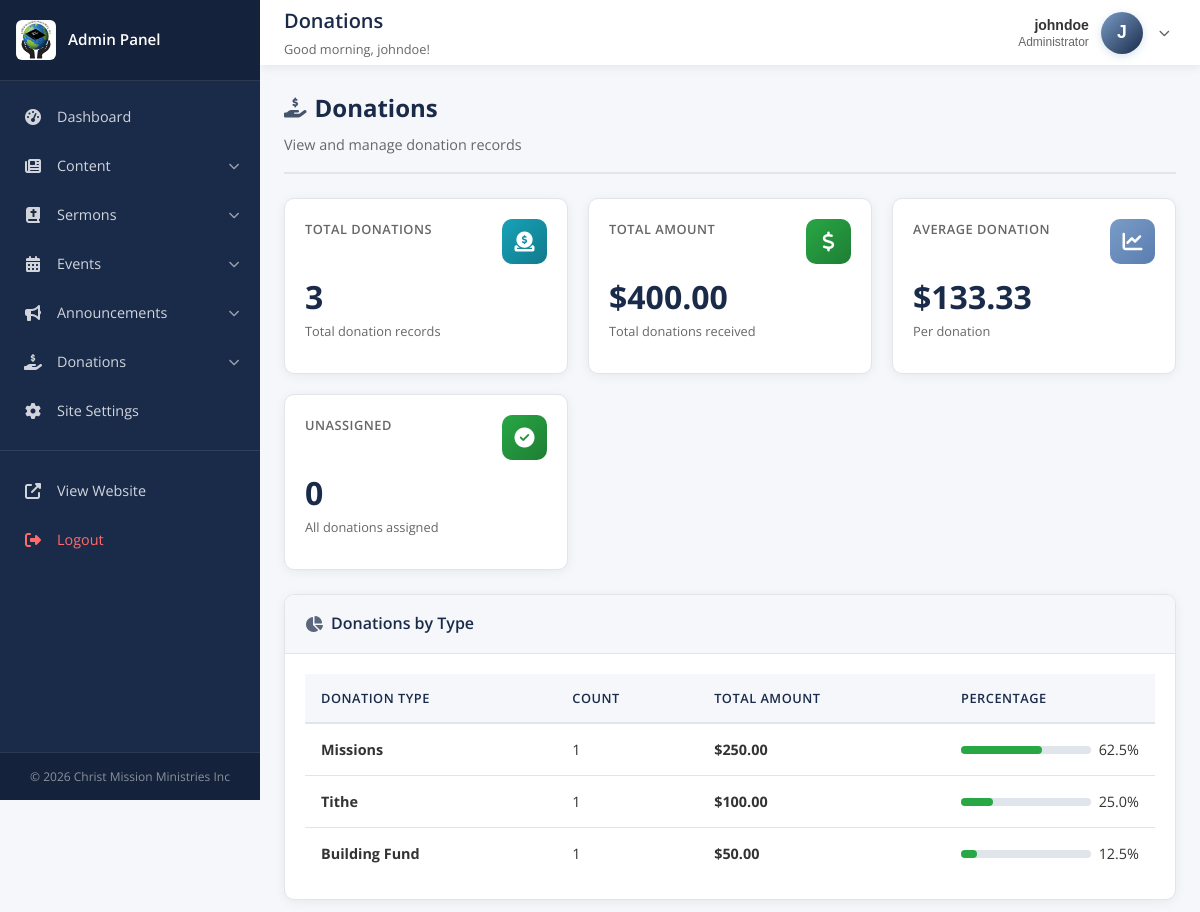
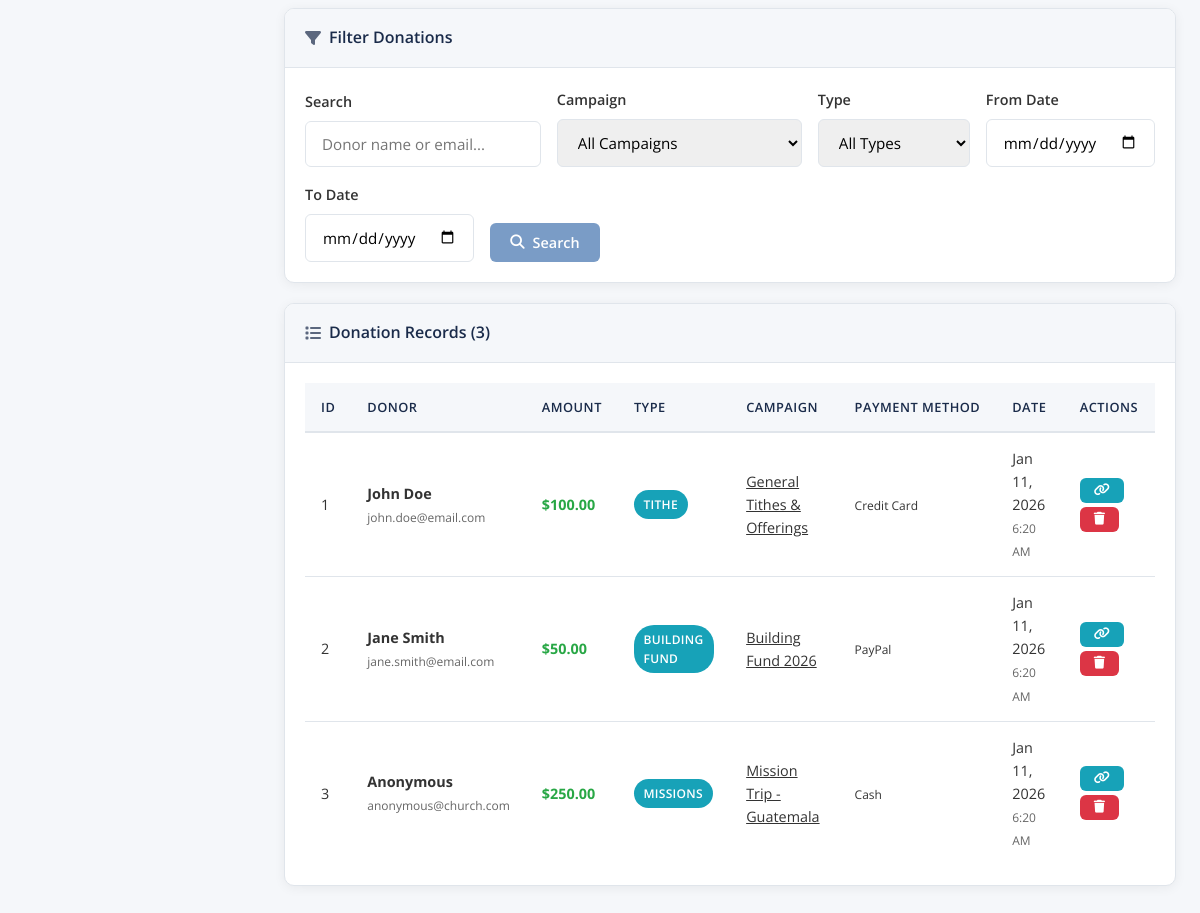
Screenshot of /admin/donations.php (signed in) with the database file from the repository (2 pictures, top to bottom).
### tables this page shows
CREATE TABLE `donations` (
  `id` int(11) NOT NULL,
  `campaign_id` int(11) DEFAULT NULL,
  `donor_name` varchar(100) NOT NULL,
  `donor_email` varchar(100) NOT NULL,
  `amount` decimal(10,2) NOT NULL,
  `donation_type` varchar(50) DEFAULT 'General',
  `payment_method` varchar(50) DEFAULT NULL,
  `transaction_id` varchar(100) DEFAULT NULL,
  `message` text DEFAULT NULL,
  `donation_date` timestamp NOT NULL DEFAULT current_timestamp(),
  `is_anonymous` tinyint(1) DEFAULT 0,
  `is_recurring` tinyint(1) DEFAULT 0,
  `recurring_frequency` varchar(50) DEFAULT NULL,
  `status` varchar(50) DEFAULT 'completed'
);

CREATE TABLE `donation_campaigns` (
  `id` int(11) NOT NULL,
  `title` varchar(255) NOT NULL,
  `slug` varchar(255) NOT NULL,
  `description` text DEFAULT NULL,
  `short_description` varchar(500) DEFAULT NULL,
  `featured_image` varchar(255) DEFAULT NULL,
  `goal_amount` decimal(10,2) DEFAULT 0.00,
  `current_amount` decimal(10,2) DEFAULT 0.00,
  `donation_type` varchar(100) DEFAULT 'General',
  `start_date` date DEFAULT NULL,
  `end_date` date DEFAULT NULL,
  `is_active` tinyint(1) DEFAULT 1,
  `is_featured` tinyint(1) DEFAULT 0,
  `show_progress_bar` tinyint(1) DEFAULT 1,
  `show_donor_count` tinyint(1) DEFAULT 1,
  `donor_count` int(11) DEFAULT 0,
  `minimum_amount` decimal(10,2) DEFAULT 1.00,
  `suggested_amounts` varchar(255) DEFAULT '25,50,100,250,500',
  `payment_methods` varchar(255) DEFAULT 'pending',
  `allow_anonymous` tinyint(1) DEFAULT 1,
  `allow_recurring` tinyint(1) DEFAULT 0,
  `created_by` int(11) DEFAULT NULL,
  `created_at` timestamp NOT NULL DEFAULT current_timestamp(),
  `updated_at` timestamp NULL DEFAULT NULL ON UPDATE current_timestamp()
);

### admin/donations.php (the view, shortened to what this page needs)
<?php
include 'includes/admin-header.php';
$filter_date_from = isset($_GET['date_from']) ? sanitize_input($_GET['date_from']) : '';
$filter_date_to = isset($_GET['date_to']) ? sanitize_input($_GET['date_to']) : '';
$filter_search = isset($_GET['search']) ? sanitize_input($_GET['search']) : '';
$where_clauses = [];
$params = [];
$where_sql = !empty($where_clauses) ? 'WHERE ' . implode(' AND ', $where_clauses) : '';
$stmt = $pdo->query("
    SELECT
        COUNT(*) AS total_donations,
        COALESCE(SUM(amount), 0) AS total_amount
    FROM donations
");
$stats = $stmt->fetch(PDO::FETCH_ASSOC);
$total_donations = (int) ($stats['total_donations'] ?? 0);
$total_amount = (float) ($stats['total_amount'] ?? 0);
$average_donation = $total_donations > 0 ? $total_amount / $total_donations : 0;
$stmt = $pdo->query("SELECT COUNT(*) FROM donations WHERE campaign_id IS NULL");
$unassigned_count = $stmt->fetchColumn();
$stmt = $pdo->query("
    SELECT
        donation_type,
        COUNT(*) AS count,
        COALESCE(SUM(amount), 0) AS total
    FROM donations
    GROUP BY donation_type
    ORDER BY total DESC
");
$donations_by_type = $stmt->fetchAll(PDO::FETCH_ASSOC);
$sql = "
    SELECT d.*, dc.title as campaign_title, dc.slug as campaign_slug
    FROM donations d
    LEFT JOIN donation_campaigns dc ON d.campaign_id = dc.id
    $where_sql
    ORDER BY d.donation_date DESC
";
$stmt = $pdo->prepare($sql);
$stmt->execute($params);
$donations = $stmt->fetchAll(PDO::FETCH_ASSOC);
?>
<div class="page-header">
    <h2><i class="fas fa-hand-holding-usd"></i> Donations</h2>
    <p>View and manage donation records</p>
</div>
<div class="dashboard-cards">
    <div class="stat-card">
        <div class="stat-card-header">
            <h3>Total Donations</h3>
            <div class="stat-icon teal">
                <i class="fas fa-donate"></i>
            </div>
        </div>
        <div class="stat-number"><?php echo number_format($total_donations); ?></div>
        <div class="stat-label">Total donation records</div>
    </div>
    <div class="stat-card">
        <div class="stat-card-header">
            <h3>Total Amount</h3>
            <div class="stat-icon green">
                <i class="fas fa-dollar-sign"></i>
            </div>
        </div>
        <div class="stat-number">$<?php echo number_format($total_amount, 2); ?></div>
        <div class="stat-label">Total donations received</div>
    </div>
    <div class="stat-card">
        <div class="stat-card-header">
            <h3>Average Donation</h3>
            <div class="stat-icon blue">
                <i class="fas fa-chart-line"></i>
            </div>
        </div>
        <div class="stat-number">$<?php echo number_format($average_donation, 2); ?></div>
        <div class="stat-label">Per donation</div>
    </div>
    <div class="stat-card">
        <div class="stat-card-header">
            <h3>Unassigned</h3>
            <div class="stat-icon <?php echo $unassigned_count > 0 ? 'orange' : 'green'; ?>">
                <i class="fas fa-<?php echo $unassigned_count > 0 ? 'exclamation-triangle' : 'check-circle'; ?>"></i>
            </div>
        </div>
        <div class="stat-number"><?php echo number_format($unassigned_count); ?></div>
        <div class="stat-label">
            <?php if ($unassigned_count > 0): ?>
            <a href="?campaign=unassigned" style="color: var(--primary-light);">View unassigned →</a>
            <?php else: ?>
            All donations assigned
            <?php endif; ?>
        </div>
    </div>
</div>
<?php if (!empty($donations_by_type)): ?>
<div class="card">
    <div class="card-header">
        <h3><i class="fas fa-chart-pie"></i> Donations by Type</h3>
    </div>
    <div class="card-body">
        <div class="table-responsive">
            <table class="admin-table">
                <thead>
                    <tr>
                        <th>Donation Type</th>
                        <th>Count</th>
                        <th>Total Amount</th>
                        <th>Percentage</th>
                    </tr>
                </thead>
                <tbody>
                    <?php foreach ($donations_by_type as $type): ?>
                    <?php
                        $percentage = $total_amount > 0 ? ($type['total'] / $total_amount) * 100 : 0;
                    ?>
                    <tr>
                        <td><strong><?php echo htmlspecialchars($type['donation_type']); ?></strong></td>
                        <td><?php echo number_format($type['count']); ?></td>
                        <td><strong>$<?php echo number_format($type['total'], 2); ?></strong></td>
                        <td>
                            <div style="display: flex; align-items: center; gap: 0.5rem;">
                                <div style="flex: 1; background: #e0e5eb; height: 8px; border-radius: 4px; max-width: 200px;">
                                    <div style="width: <?php echo $percentage; ?>%; background: #28a745; height: 100%; border-radius: 4px;"></div>
                                </div>
                                <span><?php echo number_format($percentage, 1); ?>%</span>
                            </div>
                        </td>
                    </tr>
                    <?php endforeach; ?>
                </tbody>
            </table>
        </div>
    </div>
</div>
<?php endif; ?>
<div class="card">
    <div class="card-header">
        <h3><i class="fas fa-filter"></i> Filter Donations</h3>
    </div>
    <div class="card-body">
        <form method="GET" style="display: flex; flex-wrap: wrap; gap: 1rem; align-items: flex-end;">
            <div class="form-group" style="margin-bottom: 0; flex: 1; min-width: 200px;">
                <label for="search">Search</label>
                <input type="text"
                       id="search"
                       name="search"
                       class="form-control"
                       placeholder="Donor name or email..."
                       value="<?php echo htmlspecialchars($filter_search); ?>">
            </div>
            <div class="form-group" style="margin-bottom: 0; min-width: 180px;">
                <label for="campaign">Campaign</label>
                <select id="campaign" name="campaign" class="form-control">
                    <option value="">All Campaigns</option>
                </select>
            </div>
            <div class="form-group" style="margin-bottom: 0; min-width: 150px;">
                <label for="type">Type</label>
                <select id="type" name="type" class="form-control">
                    <option value="">All Types</option>
                </select>
            </div>
            <div class="form-group" style="margin-bottom: 0; min-width: 150px;">
                <label for="date_from">From Date</label>
                <input type="date" id="date_from" name="date_from" class="form-control"
                       value="<?php echo htmlspecialchars($filter_date_from); ?>">
            </div>
            <div class="form-group" style="margin-bottom: 0; min-width: 150px;">
                <label for="date_to">To Date</label>
                <input type="date" id="date_to" name="date_to" class="form-control"
                       value="<?php echo htmlspecialchars($filter_date_to); ?>">
            </div>
            <div style="display: flex; gap: 0.5rem;">
                <button type="submit" class="btn btn-primary">
                    <i class="fas fa-search"></i> Search
                </button>
            </div>
        </form>
    </div>
</div>
<div class="card">
    <div class="card-header">
        <h3><i class="fas fa-list"></i> Donation Records (<?php echo count($donations); ?>)</h3>
    </div>
    <div class="card-body">
        <?php if (!empty($donations)): ?>
        <div class="table-responsive">
            <table class="admin-table">
                <thead>
                    <tr>
                        <th>ID</th>
                        <th>Donor</th>
                        <th>Amount</th>
                        <th>Type</th>
                        <th>Campaign</th>
                        <th>Payment Method</th>
                        <th>Date</th>
                        <th>Actions</th>
                    </tr>
                </thead>
                <tbody>
                    <?php foreach ($donations as $donation): ?>
                    <tr>
                        <td><?php echo $donation['id']; ?></td>
                        <td>
                            <strong><?php echo htmlspecialchars($donation['donor_name']); ?></strong>
                            <br><small style="color: #666;"><?php echo htmlspecialchars($donation['donor_email']); ?></small>
                        </td>
                        <td><strong style="color: #28a745;">$<?php echo number_format($donation['amount'], 2); ?></strong></td>
                        <td><span class="badge badge-info"><?php echo htmlspecialchars($donation['donation_type']); ?></span></td>
                        <td>
                            <?php if ($donation['campaign_id']): ?>
                            <a href="edit-campaign.php?id=<?php echo $donation['campaign_id']; ?>"
                               style="color: var(--primary-light);">
                                <?php echo htmlspecialchars($donation['campaign_title']); ?>
                            </a>
                            <?php else: ?>
                            <span class="badge badge-warning">
                                <i class="fas fa-exclamation-triangle"></i> Unassigned
                            </span>
                            <?php endif; ?>
                        </td>
                        <td>
                            <small><?php echo htmlspecialchars($donation['payment_method']); ?></small>
                        </td>
                        <td>
                            <?php echo date('M d, Y', strtotime($donation['donation_date'])); ?>
                            <br><small style="color: #666;"><?php echo date('g:i A', strtotime($donation['donation_date'])); ?></small>
                        </td>
                        <td>
                            <div style="display: flex; gap: 0.25rem; flex-wrap: wrap;">
                                <button type="button"
                                        class="btn btn-sm btn-info"
                                        title="Assign to Campaign"
                                        onclick="openAssignModal(<?php echo $donation['id']; ?>, <?php echo $donation['campaign_id'] ?? 'null'; ?>)">
                                    <i class="fas fa-link"></i>
                                </button>
                                <a href="?delete=<?php echo $donation['id']; ?><?php echo !empty($_SERVER['QUERY_STRING']) ? '&' . $_SERVER['QUERY_STRING'] : ''; ?>"
                                   class="btn btn-sm btn-danger"
                                   title="Delete Donation"
                                   onclick="return confirm('Are you sure you want to delete this donation? This will also update the campaign total.');">
                                    <i class="fas fa-trash"></i>
                                </a>
                            </div>
                        </td>
                    </tr>
                    <?php endforeach; ?>
                </tbody>
            </table>
        </div>
        <?php endif; ?>
    </div>
</div>
<?php include 'includes/admin-footer.php'; ?>

### rows the page displays
donations: id "1", donor_name "John Doe", donor_email "john.doe@email.com", amount "100.00", donation_type "TITHE", donation_campaigns.title "General Tithes & Offerings", payment_method "Credit Card", donation_date "Jan 11, 2026", donation_date "6:20 AM"
donations: id "2", donor_name "Jane Smith", donor_email "jane.smith@email.com", amount "50.00", donation_type "BUILDING FUND", donation_campaigns.title "Building Fund 2026", payment_method "PayPal", donation_date "Jan 11, 2026", donation_date "6:20 AM"
donations: id "3", donor_name "Anonymous", donor_email "anonymous@church.com", amount "250.00", donation_type "MISSIONS", donation_campaigns.title "Mission Trip - Guatemala", payment_method "Cash", donation_date "Jan 11, 2026", donation_date "6:20 AM"

### other values shown
$page_title "Donations"
$greeting "Good morning"
$admin_username "johndoe"
get_role_label($admin_role) "Administrator"
substr($admin_username, 0, 1) "J"
$total_donations "3"
$total_amount "400.00"
$average_donation "133.33"
$unassigned_count "0"
$type['donation_type'] "Missions"
$type['count'] "1"
$type['total'] "250.00"
$percentage "62.5"
$type['donation_type'] "Tithe"
$type['total'] "100.00"
